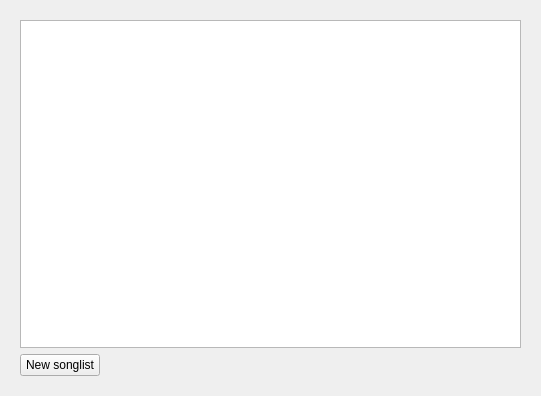
<?xml version="1.0" encoding="UTF-8"?>
<ui version="4.0">
 <class>LocalMusicWidget</class>
 <widget class="QWidget" name="LocalMusicWidget">
  <property name="geometry">
   <rect>
    <x>0</x>
    <y>0</y>
    <width>541</width>
    <height>396</height>
   </rect>
  </property>
  <property name="windowTitle">
   <string>Form</string>
  </property>
  <layout class="QGridLayout" name="gridLayout">
   <item row="0" column="0">
    <widget class="QStackedWidget" name="stackedWidget">
     <property name="currentIndex">
      <number>0</number>
     </property>
     <widget class="QWidget" name="page">
      <layout class="QGridLayout" name="gridLayout_2">
       <item row="1" column="0">
        <widget class="QPushButton" name="addButton">
         <property name="text">
          <string>New songlist</string>
         </property>
        </widget>
       </item>
       <item row="1" column="1">
        <spacer name="horizontalSpacer">
         <property name="orientation">
          <enum>Qt::Horizontal</enum>
         </property>
         <property name="sizeHint" stdset="0">
          <size>
           <width>40</width>
           <height>20</height>
          </size>
         </property>
        </spacer>
       </item>
       <item row="0" column="0" colspan="2">
        <widget class="SonglistsView" name="view"/>
       </item>
      </layout>
     </widget>
     <widget class="QWidget" name="page_2"/>
    </widget>
   </item>
  </layout>
 </widget>
 <customwidgets>
  <customwidget>
   <class>SonglistsView</class>
   <extends>QListView</extends>
   <header>XYZPlayer/SonglistsView.h</header>
  </customwidget>
 </customwidgets>
 <resources/>
 <connections/>
</ui>
